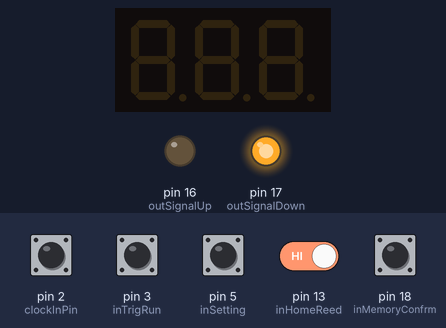
The sketch below on a simulated Arduino Uno, built with avr-gcc and run on an emulated ATmega328P. Shown: 3-digit seven-segment display, output pins drawn as LEDs (lit = HIGH). Inputs (shaded band) come from the test bench; at power-on: pin 2 (clockInPin), pin 3 (inTrigRun), pin 5 (inSetting), pin 13 (inHomeReed), pin 18 (inMemoryConfrm) HIGH. What the sketch prints to the serial monitor is not drawn.

Above: at 0.9 s.
1.0 s: pin 13 (inHomeReed) driven LOW
At 2.2 s:
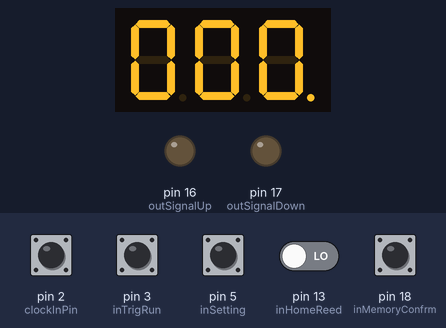
2.5 s: pin 18 (inMemoryConfrm) pulled LOW for 0.15 s
At 2.6 s:
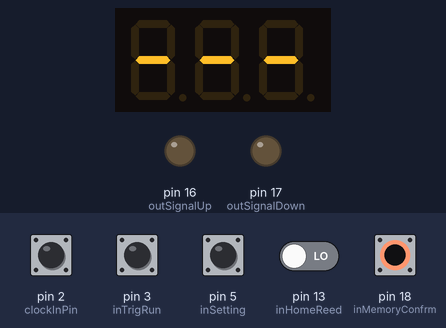
4.1 s: pin 3 (inTrigRun) pulled LOW for 0.15 s
Timing chart, 0 to 7.1 s (numbered marks = the images above; inputs shaded):
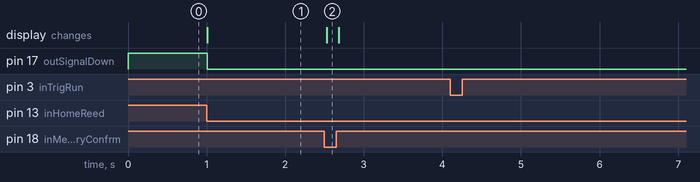

Measured:
- after the input at 1.0 s, pin 17 (outSignalDown): HIGH → LOW at once; the display: changes at once (image 1)
- after the input at 2.5 s, the display: changes at once (image 2)

The sketch:

disp_counter.ino
```cpp
#include "SevSeg.h"
#include "Thread.h"

#define     MEM_SIZE    4
//#define     SERIAL_DEBUG
//Instantiate a seven segment controller object
SevSeg sevseg;

Thread printDispThread = Thread();

const unsigned char clockInPin = 2;       // Interrupt enabled Clock receive
const unsigned char inTrigRun = 3;        // Interrupt enabled trigger/run
const unsigned char inUpDownStatus = 4;   // Up/Down Status Pin
const unsigned char inSetting = 5;
const unsigned char inHomeReed = 13;
const unsigned char outSignalUp = 16;
const unsigned char outSignalDown = 17;
const unsigned char inMemoryConfrm = 18;

volatile int pulseCount = 0;
volatile bool flag_pulse_detected = false;
volatile bool flag_last_state_set = false;
volatile bool flag_key_trig = false;
volatile bool flag_run_up = false;
volatile bool flag_run_down = false;
volatile bool flag_setting_done = false;
volatile bool flag_get_init = false;
volatile bool flag_cycle_done = false;

char buffr[250];
volatile int memVal[MEM_SIZE];
volatile char memCount = 0;
volatile char memGetIndex = 0;
volatile int prevDisp = 0;
volatile unsigned char trigCount = 0;
uint16_t prevCountVal = 0;

// Callback for print message
void printDebugMessage() {
  // Print the count value
  Serial.println("---------------- Debug Console ----------------");
  Serial.println("MEM1   MEM2    MEM3    MEM4");
  sprintf(buffr, "%d     %d      %d      %d", memVal[0], memVal[1], memVal[2], memVal[3]);
  Serial.println(buffr);
  sprintf(buffr, "TriggerCount: %d, prevCountVal: %d, MemCount: %d",trigCount, prevCountVal, memCount);
  Serial.println(buffr);
  sprintf(buffr, "Current Disp Val : %d, Current Memval[trigCount]: %d", pulseCount, memVal[trigCount]);
  Serial.println(buffr);
  if(flag_get_init)
    Serial.println("Tracking for initial position.");
  Serial.println("-----------------------------------------------\r\n");
}

void ISRPulseCount() {
	flag_pulse_detected = true;
}

void ISRTrigRun() {

	delay(50); // Debounce time

	if(!digitalRead(inTrigRun)) {
		flag_key_trig = true;
		Serial.println("Got trigger/run command from user!!");
	}
	return;
}

bool getSettingIn(void) {
	if(!digitalRead(inSetting)) return true;
	else return false;
}

bool getUpDownIn(void) {
	if(digitalRead(inUpDownStatus)) return true;
	else return false;
}

bool getMemSetIn(void) {
	if (!digitalRead(inMemoryConfrm)) {
		delay(30);                        // Debounce Delay

		while(!digitalRead(inMemoryConfrm)) {
      sevseg.setNumber(1000, 0);
      sevseg.refreshDisplay();
		}
   delay(30);
   return true;

//    if(!digitalRead(inMemoryConfrm))
//		  return true;
//    else return false;
	} else return false;
}

void outUp(void) {
	digitalWrite(outSignalUp, HIGH);
	digitalWrite(outSignalDown, LOW);
}

void outDown(void) {
	digitalWrite(outSignalUp, LOW);
	digitalWrite(outSignalDown, HIGH);
}

void outClear(void) {
	digitalWrite(outSignalUp, LOW);
	digitalWrite(outSignalDown, LOW);
}

void run(void) {
	if(flag_pulse_detected) {
		flag_pulse_detected = false;
		if(getUpDownIn()) {
			outUp();
			pulseCount++;
			if(pulseCount > 999) pulseCount = 0;
		} else {
			outDown();
			pulseCount--;
			if(pulseCount < 0) pulseCount = 0;
		}
	}
}

void runUp(void) {

	outUp();

	if(flag_pulse_detected) {
		flag_pulse_detected = false;
		pulseCount++;
		if(pulseCount > 999) pulseCount = 0;
	}
}

void runDown(void) {

	outDown();

	if(flag_pulse_detected) {
		flag_pulse_detected = false;
		pulseCount--;
		if(pulseCount < 0) pulseCount = 0;
	}
}

void stop(void) {
 	outClear();
}

void handleTrigger(void) {

	if(memCount < 1) {
		stop();
		return; 									// if no memory has been set return
	}

 if(flag_cycle_done) {    // If cycle is complete
  flag_get_init = true;   // Time to init
  return;
 }

	if(flag_last_state_set) { 			// if the memory has been just set
    flag_last_state_set = false;
		flag_get_init = true; 			  // Do initialization of the system
		return;
	}

	if(pulseCount < memVal[trigCount]) {
		flag_run_up = true;                   		// Output at up
	} else if(pulseCount > memVal[trigCount]) {
		flag_run_down = true;                 		// Output at Down
	} else {
		// stop();
	}

	prevCountVal = trigCount;
	trigCount++;
	trigCount = trigCount % memCount;

    if(!trigCount) {        // If cycle is complete last memory reached
      flag_cycle_done = true;
    }
}

void setup() {

	// Display setup
	byte numDigits = 3;
	byte digitPins[] = {14, 15, 19};
	byte segmentPins[] = {6, 7, 8, 9, 10, 11, 12};
	bool resistorsOnSegments = false; // 'false' means resistors are on digit pins
	byte hardwareConfig = N_TRANSISTORS; // See README.md for options
	bool updateWithDelays = false; // Default. Recommended
	bool leadingZeros = true; // Use 'true' if you'd like to keep the leading zeros

	sevseg.begin(hardwareConfig, numDigits, digitPins, segmentPins, resistorsOnSegments, updateWithDelays, leadingZeros);
	sevseg.setBrightness(40);

	Serial.begin(115200);

	pinMode(inUpDownStatus, INPUT_PULLUP);
	pinMode(inMemoryConfrm, INPUT_PULLUP);
	pinMode(outSignalUp, OUTPUT);
	pinMode(outSignalDown, OUTPUT);
	pinMode(inSetting, INPUT_PULLUP);
	pinMode(inHomeReed, INPUT_PULLUP);

	pinMode(clockInPin, INPUT_PULLUP);
	attachInterrupt(digitalPinToInterrupt(clockInPin), ISRPulseCount, FALLING);

	pinMode(inTrigRun, INPUT_PULLUP);
	attachInterrupt(digitalPinToInterrupt(inTrigRun), ISRTrigRun, FALLING);

	// Init Outputs
	digitalWrite(outSignalUp, LOW);
	digitalWrite(outSignalDown, LOW);

	// Initially get the home position
	while(digitalRead(inHomeReed)) {
		runDown();
		Serial.println("Setting initial position, please wait...");
		delay(50);
	}

	stop(); // Stop after the position is initialized

	// Init thread
#ifdef SERIAL_DEBUG
   printDispThread.onRun(printDebugMessage);
   printDispThread.setInterval(500);
#endif
}

void loop() {

  // checks if thread should run
#ifdef SERIAL_DEBUG
  /* uncomment if dibug message required */
  if(printDispThread.shouldRun())
    printDispThread.run();
#endif

	if(!flag_setting_done) {
  		if(getSettingIn()) {
  			run();
  		} else {
  			stop();
  		}

    	// Memory Set
  	if(getMemSetIn() && (!getSettingIn())) {  // If only display is on stop

  		memCount = memCount % MEM_SIZE;       	// Reset memory on overflow
  		memVal[memCount++] = pulseCount;

  		sprintf(buffr, "Memory set at value %d.\tMemory index: %d.",pulseCount, memCount);
  		Serial.println(buffr);
  		trigCount = 0;
  		flag_last_state_set = true;
    	}
	}

	// If trigger/run key is pressed !!
	if(flag_key_trig) {
		flag_key_trig	= false;
		flag_setting_done = true;
		handleTrigger();
	}

	if(flag_get_init) {
		// Disable general run up and down routine
		flag_run_up = false;
		flag_run_down = false;
		runDown();

		if(!digitalRead(inHomeReed)) {
      Serial.println("Tracked initial position!!!");
      flag_get_init = false;
      pulseCount = 0;
      stop();

      if(flag_cycle_done) {
        flag_cycle_done = false;
        handleTrigger();
      }
		}
	}

	// Continious run up or down
	if(flag_run_up) {
		runUp();
		if(pulseCount == memVal[prevCountVal]) {
			flag_run_up = false;
			stop();
		}
	}

	if(flag_run_down) {
		runDown();
		if(pulseCount == memVal[prevCountVal]) {
			flag_run_down = false;
			stop();
		}
	}

	sevseg.setNumber(pulseCount, 0);
	sevseg.refreshDisplay(); 							// Must run repeatedly
}
```
